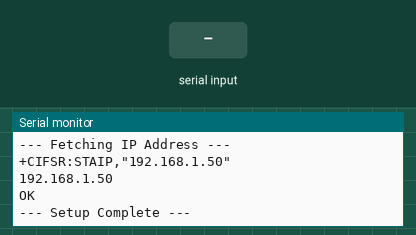
This sketch was run on a simulated Arduino Mega 2560, built with avr-gcc and run on an emulated ATmega2560. On the bench: the last lines printed to the serial monitor. The test bench sets the inputs (shaded band). The modem accepts every AT command (registered, SIM ready, sends succeed) and sends nothing else.

Above: at 16.7 s.
16.8 s: "1" received over the second serial link
At 17.1 s:
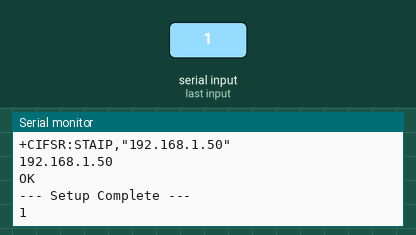
18.3 s: "0" received over the second serial link
At 19.5 s:
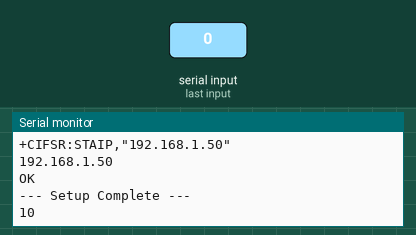
Timing chart, 0 to 21.3 s (numbered marks = the images above; inputs shaded):
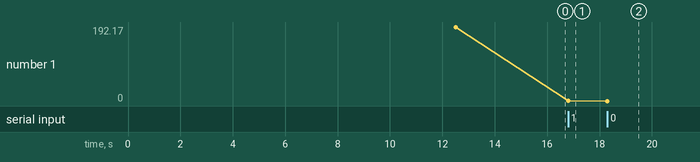

Measured:
- after the input at 16.8 s, the serial monitor: prints a new line at once (image 1)
- after the input at 18.3 s, the serial monitor: prints a new line at once (image 2)
- plotted number 1: 192.17 → 1 after the input at 16.8 s, 1 → 0 after the input at 18.3 s

The sketch:

WiFi.ino
```cpp
// ==========================================
// YOUR WI-FI CREDENTIALS
// ==========================================
const String WIFI_SSID = "Ashwin's Galaxy";
const String WIFI_PASSWORD = "VIJJAYVIDASHVJ";

void setup() {
  // 1. Initialize laptop connection
  Serial.begin(115200);

  // 2. CRITICAL FIX: Initialize hardware connection to ESP8285
  Serial1.begin(115200);

  while (!Serial) delay(10);

  Serial.println("\n--- Minimal RP2040 ESP8285 Boot Sequence ---");
  Serial.println("Booting ESP8285...");
  delay(2000);

  // Flush startup noise
  while(Serial1.available()) Serial1.read();

  // 3. Set Client Mode
  Serial1.println("AT+CWMODE=1");
  delay(500);

  // 4. Connect to Router
  Serial.println("Connecting to network...");
  // Sending the command in pieces saves us from building one massive String in memory
  Serial1.print("AT+CWJAP=\"");
  Serial1.print(WIFI_SSID);
  Serial1.print("\",\"");
  Serial1.print(WIFI_PASSWORD);
  Serial1.println("\"");

  // Wait a generous amount of time for the handshake
  delay(8000);

  // Flush the connection logs
  while(Serial1.available()) Serial1.read();

  // 5. Ask for the IP Address
  Serial.println("\n--- Fetching IP Address ---");
  Serial1.println("AT+CIFSR");
  delay(2000);

  // 6. Directly stream the result to the laptop (Zero memory buffer overhead!)
  while(Serial1.available()) {
    Serial.write(Serial1.read());
  }
  // 5. Ask for the IP Address
  Serial.println("\n--- Fetching IP Address ---");
  Serial1.println("AT+CIFSR");

  // 6. Read the response with a timeout (The Fix)
  // We will keep listening for 3000 milliseconds (3 seconds) to ensure the whole message arrives
  unsigned long startTime = millis();
  while (millis() - startTime < 3000) {
    if (Serial1.available()) {
      Serial.write(Serial1.read());

      // Reset the timer every time we receive a new character so it doesn't cut off early
      startTime = millis();
    }
  }

  Serial.println("\n--- Setup Complete ---");
}

void loop() {
  // Catch any lingering messages from the Wi-Fi chip
  while (Serial1.available()) {
    Serial.write(Serial1.read());
  }

  // Allow you to type commands manually in the Serial Monitor!
  while (Serial.available()) {
    Serial1.write(Serial.read());
  }
}
```
